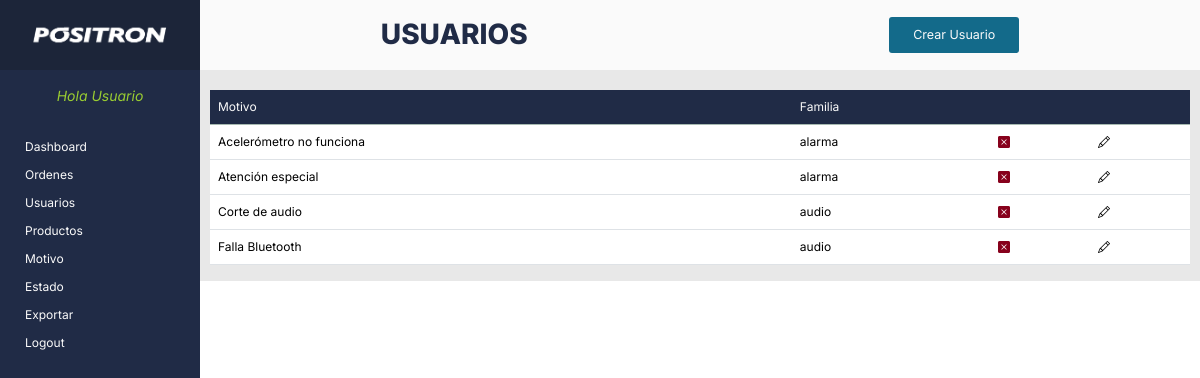
The page /Products/motivo on the database its author committed.
### Products/models.py (models this page shows, shortened)
class Reason (models.Model):
    reason = models.CharField(max_length=60)
    family = models.CharField(max_length=20)

### Products/views.py (the view)
# urls.py: path('motivo', views.motivo, name='motivo'),
def motivo (request):
    motivos = Reason.objects.all().order_by('family','reason')
    return render (request, 'motivo.html', {"motivos":motivos})

### Orders/templates/motivo.html (shortened to what this page needs)
{% extends 'base.html' %}
{% load static %}
{% block main %}
<main>
    <aside>
        <div class="logo-container">
            <img class="logo" src="{% static 'orders/img/logo-blanco.png' %}" alt="Logo Positron">
        </div>
        <div>
            <div class="welcome">
                Hola Usuario
            </div>
            <nav class="navbar">
                <ul>
                    <li>Dashboard</li>
                    <li>Ordenes</li>
                    <li><a href="{% url 'users' %}">Usuarios</a></li>
                    <li>Productos</li>
                    <li><a href="{% url 'motivo' %}">Motivo</a></li>
                    <li>Estado</li>
                    <li>Exportar</li>
                    <li><a href="{% url 'logout' %}">Logout</a></li>
                </ul>
            </nav>
        </div>
    </aside>
    <section>
        <div class="section-header">
                <h3>USUARIOS</h3>
                <button class="regular-button">Crear Usuario</button>
        </div>
        <div class="main-container">
            <div class="table-users">
                <table class="table table-hover">
                    <thead>
                        <tr class="table-success">
                            <th scope="col">Motivo</th>
                            <th scope="col">Familia</th>
                            <th scope="col"></th>
                            <th scope="col"></th>
                        </tr>
                    </thead>
                    <tbody>
                        {% if motivos %}
                        {% for motivo in motivos %}
                        <tr>
                            <td scope="row">{{motivo.reason}}</td>
                            <td>{{motivo.family}}</td>
                            <td><i class="bi bi-x-square-fill red"></i></td>
                            <td><i class="bi bi-pencil"></i></td>
                        </tr>
                        {% endfor %}
                        {% endif %}
                    </tbody>
                </table>
            </div>
        </div>
        {% endblock %}

### Orders/static/orders/css/style.css (style rules this page uses)
* { margin: 0; padding: 0; font-family: "Inter", serif; }
:root { --incomplete-color: #87011c; --sent-color: #e1a500; --inprogress-color: #0093bb; --notreturned-color: #009113; --finished-color: #d2d2d2; --green-btn: #5dbea3; --blue-btn: #5783db; --dark-blue: #2a5ec5; --red-btn: #aa315f; --add-product-button: rgba(70, 129, 244,0.4); }
main { display: flex; }
aside { width: 200px; height: 100vh; position: sticky; top: 0; background: #202B46; }
.logo-container, .welcome { height: 50px; display: flex; justify-content: center; align-items: center; }
.logo-container, .section-header { height: 70px; }
.logo-container { background-color: #1c2539; }
.section-header { background-color:#fafafa; position: sticky; top: 0; display: flex; justify-content: space-around; align-items: center; }
.section-header h3 { color: #202B46; font-weight: 800; margin-bottom: 0 !important; }
.regular-button { width: 130px; height: 36px; border-radius: 3px; background: #136a8a; border: transparent; font-size: 12.5px; color: #fafafa; }
.main-container { background-color:#e8e8e8; width: calc(100vw - 200px); display: flex; flex-direction: column; align-items: center; }
.logo { width: 150px; }
li, .helptext { font-size: 9px ; }
.navbar li { font-size: 12px !important; margin: 10px 0px; color: #fafafa; }
.red { color: var(--incomplete-color); font-size: 12px !important; }
.navbar a, tbody a { color: #fafafa; text-decoration: none !important; }
.navbar ul { list-style-type: none !important; padding-inline-start: 25px !important; }
.table-users { width: calc(100vw - 220px); }
.table { margin-top: 20px !important; }
.table-success { --bs-table-bg: #202B46 !important; --bs-table-color: #fafafa !important }
th, td { font-size: 12px; font-weight: 400; }
.welcome { color: yellowgreen; font-size: 14px; font-style: italic; }

### rows shown on the page
Reason: reason "Acelerómetro no funciona", family "alarma"
Reason: reason "Atención especial", family "alarma"
Reason: reason "Corte de audio", family "audio"
Reason: reason "Falla Bluetooth", family "audio"
